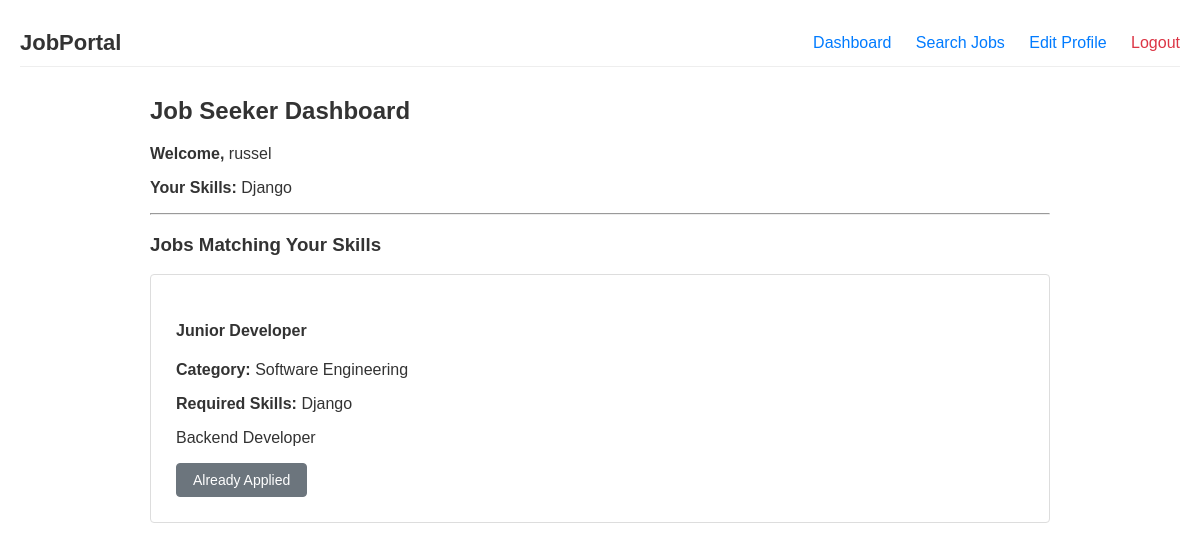
The page /dashboard/ (signed in) on the database as committed earlier.
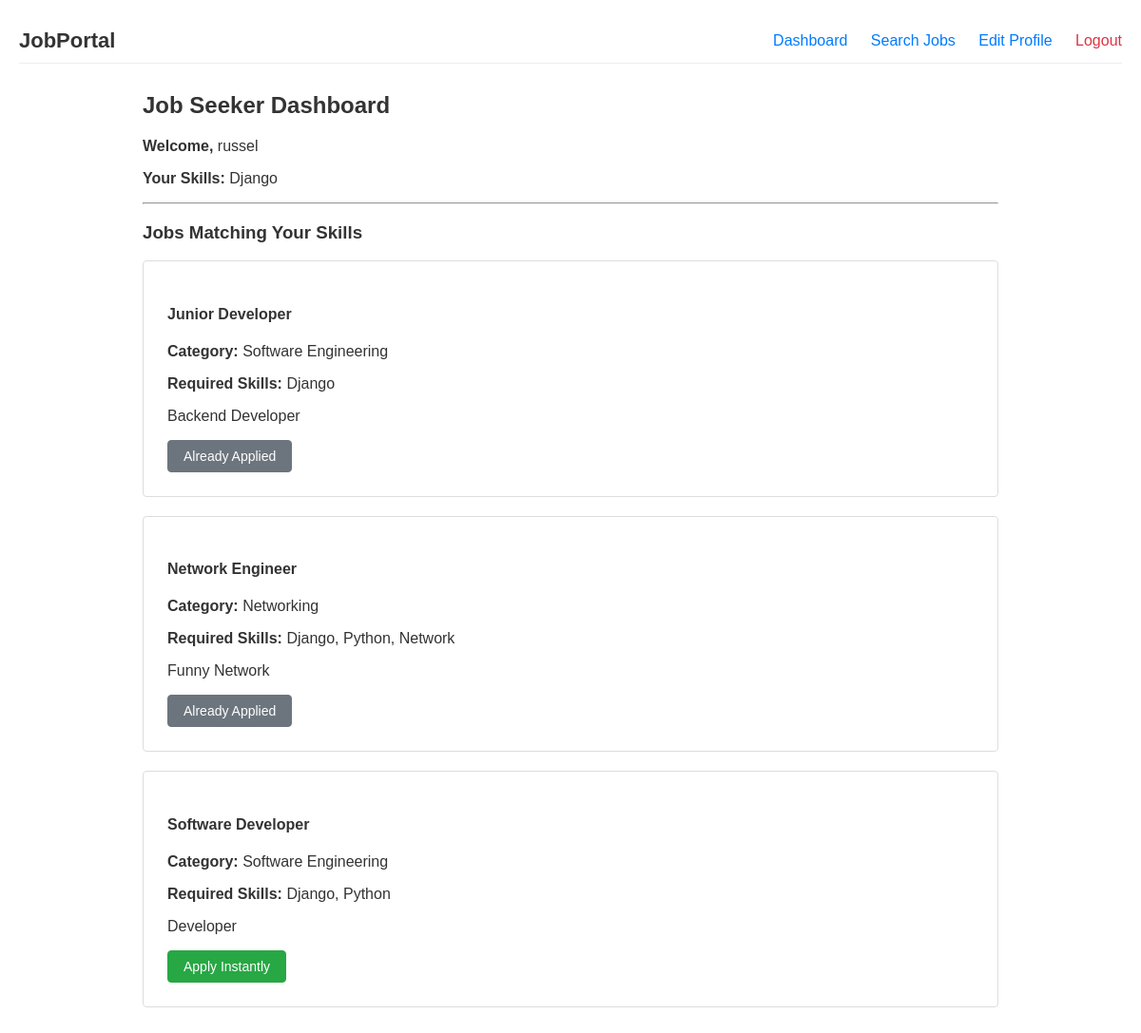
The same page on the database as committed later.
### jobs/models.py (models this page shows, shortened)
class JobSeekerProfile(models.Model):
    user = models.OneToOneField(User, on_delete=models.CASCADE, related_name='jobseeker_profile')
    skills = models.TextField(blank=True)
    resume = models.FileField(upload_to='resumes/', blank=True, null=True)

class User(AbstractUser):
    USER_TYPE_CHOICES = (
        ('recruiter', 'Recruiter'),
        ('jobseeker', 'Job Seeker'),
    )
    user_type = models.CharField(max_length=20, choices=USER_TYPE_CHOICES)

class Job(models.Model):
    recruiter = models.ForeignKey(User, on_delete=models.CASCADE, related_name='posted_jobs')
    title = models.CharField(max_length=200)
    category = models.CharField(max_length=100)
    description = models.TextField()
    skills_required = models.TextField(blank=True)
    created_at = models.DateTimeField(auto_now_add=True)

### jobs/views.py (the view, shortened to what this page needs)
# urls.py: path('dashboard/', views.dashboard_view, name='dashboard'),
@login_required
def dashboard_view(request):
    user = request.user
    if user.user_type == 'jobseeker':
        profile, created = JobSeekerProfile.objects.get_or_create(user=user)
        matched_jobs = []
        if profile.skills:
            matched_jobs = Job.objects.filter(skills_required__icontains=profile.skills)
        applied_job_ids = user.applications.values_list('job_id', flat=True)
        return render(request, 'seeker_dashboard.html', {
            'matched_jobs': matched_jobs,
            'profile': profile,
            'applied_job_ids': applied_job_ids
        })

### templates/seeker_dashboard.html
{% extends 'base.html' %}
{% block content %}
    <h2>Job Seeker Dashboard</h2>
    <p><strong>Welcome,</strong> {{ profile.user.username }}</p>
    <p><strong>Your Skills:</strong> {{ profile.skills|default:"No skills added yet." }}</p>
    <hr>
    <h3>Jobs Matching Your Skills</h3>
    {% if matched_jobs %}
        {% for job in matched_jobs %}
            <div class="job-card">
                <h4>{{ job.title }}</h4>
                <p><strong>Category:</strong> {{ job.category }}</p>
                <p><strong>Required Skills:</strong> {{ job.skills_required }}</p>
                <p>{{ job.description }}</p>
                {% if job.id in applied_job_ids %}
                    <button class="btn" disabled style="background:#6c757d; border-color:#6c757d;">Already Applied</button>
                {% else %}
                    <a href="{% url 'apply_job' job.id %}" class="btn btn-success">Apply Instantly</a>
                {% endif %}
            </div>
        {% endfor %}
    {% else %}
        <p>No jobs match your current skills layout yet. Try updating your profile details!</p>
    {% endif %}
{% endblock %}

### templates/base.html (shortened to what this page needs)
<!DOCTYPE html>
<html lang="en">
<head>
</head>
<body>
    <div class="my-navbar">
        <a href="{% url 'dashboard' %}" class="navbar-logo">JobPortal</a>
        <div class="navbar-links">
            <a href="{% url 'dashboard' %}">Dashboard</a>
            <a href="{% url 'job_search' %}">Search Jobs</a>
            <a href="{% url 'profile_edit' %}">Edit Profile</a>
            <a href="{% url 'logout' %}" class="logout-link">Logout</a>
        </div>
    </div>
    <div class="main-container">
        <div>
            {% block content %}
            {% endblock %}
        </div>
    </div>
</body>
</html>

### templates/base.html (style rules this page uses)
body { font-family: Arial, Helvetica, sans-serif; margin: 0; padding: 20px; background-color: #ffffff; color: #333333; }
.my-navbar { padding: 10px 0px; margin-bottom: 30px; border-bottom: 1px solid #eeeeee; display: flex; justify-content: space-between; align-items: center; }
.navbar-logo { color: #333333; font-size: 22px; font-weight: bold; text-decoration: none; }
.navbar-links a { color: #007bff; text-decoration: none; margin-left: 20px; font-size: 16px; font-weight: 500; }
.logout-link { color: #dc3545 !important; }
.main-container { max-width: 900px; margin: 0 auto; }
.btn { background-color: #007bff; color: white; padding: 8px 16px; border: 1px solid #007bff; border-radius: 4px; cursor: pointer; text-decoration: none; display: inline-block; font-size: 14px; }
.btn-success { background-color: #28a745; border-color: #28a745; }
.job-card { border: 1px solid #dddddd; padding: 25px; margin-bottom: 20px; border-radius: 4px; }

Rows that differ between the two databases and show on the page:
added Job: title "Network Engineer", category "Networking", skills_required "Django, Python, Network", description "Funny Network", shows "Already Applied"
added Job: title "Software Developer", category "Software Engineering", skills_required "Django, Python", description "Developer", shows "Apply Instantly"
